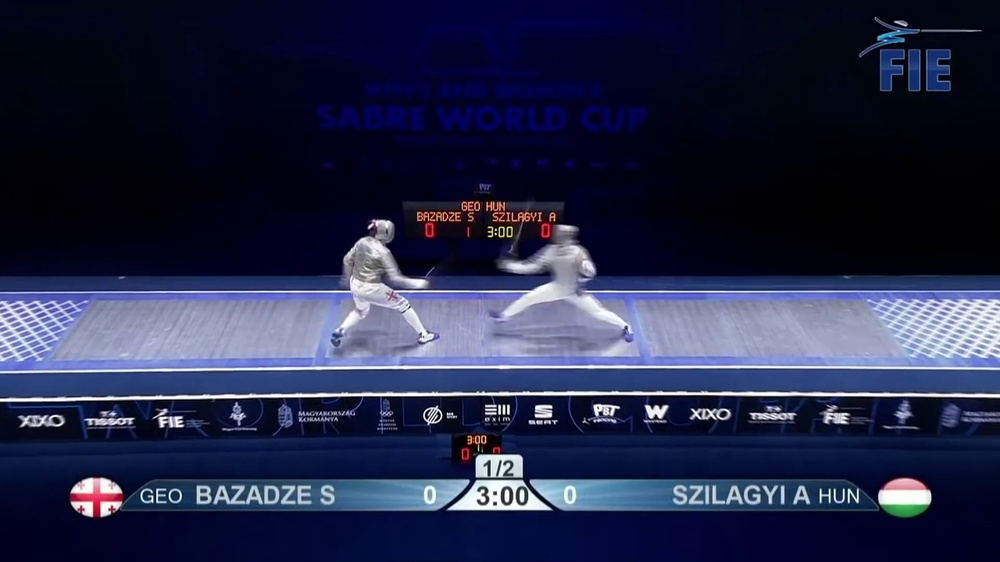
#> input picture test_data/point_79/frame1020.jpg, 1000 x 562 px, shrunk from 1920 x 1080 before the run, given in place of left-1.png, which was not available
$ python scorebox_threshold.py
#> lines starting #> are read from the running program, lines starting #| are printed output that depends on the picture; after the words box and inside, x2 and y2 are one past the last pixel; in counts of white or black regions, pixels touching at a corner belong together; pictures that were not available may be replaced by others from this repository, and a replacement may not be noted
# Scorebox Thresholding Program
# Contributors: Skylar Gallup <cwg7336@rit.edu>

import cv2
import sys
import numpy as np
from cv2.typing import MatLike
from typing import Sequence


LEFT_SIDE: str = "left"
RIGHT_SIDE: str = "right"
BOTH_SIDES: str = "both"
NO_SIDE: str = "none"


def convert_to_grayscale(src: MatLike) -> MatLike:
    return cv2.cvtColor(src, cv2.COLOR_BGR2GRAY)

def convert_to_hsv(src: MatLike) -> MatLike:
    return cv2.cvtColor(src, cv2.COLOR_BGR2HSV)

def erode_dilate(src: MatLike, amount: int) -> MatLike:
    kernel = np.ones((amount, amount), np.uint8)
    eroded = cv2.erode(src, kernel, iterations = 1)
    dilated = cv2.dilate(eroded, kernel, iterations = 1)
    return dilated

def dilate(src: MatLike, amount: int) -> MatLike:
    kernel = np.ones((amount, amount), np.uint8)
    dilated = cv2.dilate(src, kernel, iterations = 1)
    return dilated

def threshold_red(src: MatLike) -> MatLike:
    # return cv2.threshold(src, 127.0, 255.0, cv2.THRESH_BINARY)[1]
    #return cv2.adaptiveThreshold(src, 255, cv2.ADAPTIVE_THRESH_MEAN_C, cv2.THRESH_BINARY, 255, -10)
    # Take main red threshold, including wrapping around the zero side of the hue range
    hue_range = 15
    low_range = cv2.inRange(src, (0, 30, 150), (hue_range, 255, 255))
    high_range = cv2.inRange(src, (179 - hue_range, 30, 150), (179, 255, 255))
    main_threshold = cv2.bitwise_or(low_range, high_range)

    # Threshold orange text and subtract to remove text
    text_threshold = cv2.inRange(src, (0, 50, 150), (30, 150, 255))
    text_threshold = dilate(text_threshold, 10)
    return cv2.bitwise_and(main_threshold, cv2.bitwise_not(text_threshold))

def threshold_green(src: MatLike) -> MatLike:
    # return cv2.threshold(src, 127.0, 255.0, cv2.THRESH_BINARY)[1]
    #return cv2.adaptiveThreshold(src, 255, cv2.ADAPTIVE_THRESH_MEAN_C, cv2.THRESH_BINARY, 255, -10)
    hue_range = 15
    return cv2.inRange(src, (60 - hue_range, 0, 150), (60 + hue_range, 255, 255))

def find_edges(src: MatLike) -> MatLike:
    return cv2.Canny(src, 50, 100)

def find_contours(src: MatLike) -> Sequence[MatLike]:
    contours = cv2.findContours(src, cv2.RETR_EXTERNAL, cv2.CHAIN_APPROX_SIMPLE)[0]
    hulls: Sequence[MatLike] = []
    for contour in contours:
        hull = cv2.convexHull(contour)
        hulls.append(hull)
    return hulls

def draw_contours(src: MatLike, contours: Sequence[MatLike], color: tuple[int, int, int]) -> MatLike:
    if len(contours) > 0:
        return cv2.drawContours(src, contours, -1, color, 2)
    else:
        return src

def filter_contours(contours: Sequence[MatLike], side: str, height: int, width: int) -> Sequence[MatLike]:
    # Input validation
    if side not in [LEFT_SIDE, RIGHT_SIDE]:
        raise TypeError('"side" must be "left" or "right"')

    # Only take contours on the correct "side" of the image
    if side == LEFT_SIDE:
        contours = list(filter(lambda cnt: get_centroid(cnt)[0] < (width * 0.33), contours))
    elif side == RIGHT_SIDE:
        contours = list(filter(lambda cnt: get_centroid(cnt)[0] > (width * 0.67), contours))

    # [12 lines of commented-out code are left out]
    if len(contours) > 0:
        return [max(contours, key = lambda cnt: cv2.contourArea(cnt))]
    else:
        return contours

def get_centroid(contour: MatLike) -> tuple[int, int]:
    # Adding epsilon to the denominator moments to avoid divide-by-zero issues
    epsilon = sys.float_info.epsilon

    moments = cv2.moments(contour)
    centroid_x = int(moments['m10'] / (moments['m00'] + epsilon))
    centroid_y = int(moments['m01'] / (moments['m00'] + epsilon))
    return (centroid_x, centroid_y)

def pipeline(src: MatLike) -> str:
    height, width = src.shape[:2]

    hsv_img = convert_to_hsv(src)

    green_threshold_img = threshold_green(hsv_img)
    green_threshold_img = erode_dilate(green_threshold_img, 5)

    green_contours = find_contours(green_threshold_img)
    green_contours = filter_contours(green_contours, RIGHT_SIDE, height, width)
    green_contours_img = draw_contours(src, green_contours, (0, 255, 0))

    red_threshold_img = threshold_red(hsv_img)
    red_threshold_img = erode_dilate(red_threshold_img, 5)

    red_contours = find_contours(red_threshold_img)
    red_contours = filter_contours(red_contours, LEFT_SIDE, height, width)
    contours_img = draw_contours(green_contours_img, red_contours, (0, 0, 255))

    cv2.imshow("src", src)
    # cv2.imshow("threshold_img", threshold_img)
    cv2.imshow("contours_img", contours_img)
    # cv2.imshow("edges", edges)
    # cv2.waitKey(0)

    if len(red_contours) > 0 and len(green_contours) > 0:
        return BOTH_SIDES
    elif len(red_contours) > 0 and len(green_contours) == 0:
        return LEFT_SIDE
    elif len(red_contours) == 0 and len(green_contours) > 0:
        return RIGHT_SIDE
    else:
        return NO_SIDE


if __name__ == "__main__":
    filename = input("Relative location of image to process: ")
#> the answer given: test_data/point_79/frame1020.jpg

    filename = "left-1.png"
    img = cv2.imread(filename)
#> img is the input picture: shape (562, 1000, 3); mean B, G, R 70.7, 41, 36
    output = pipeline(img)
#> in convert_to_hsv, `return cv2.cvtColor(src, cv2.COLOR_BGR2HSV)`: returned value: shape (562, 1000, 3); mean H, S, V 115.4, 197.2, 71.3
#> in threshold_green, `return cv2.inRange(src, (60 - hue_range, 0, 150), (60 + hue_range, 255..`:
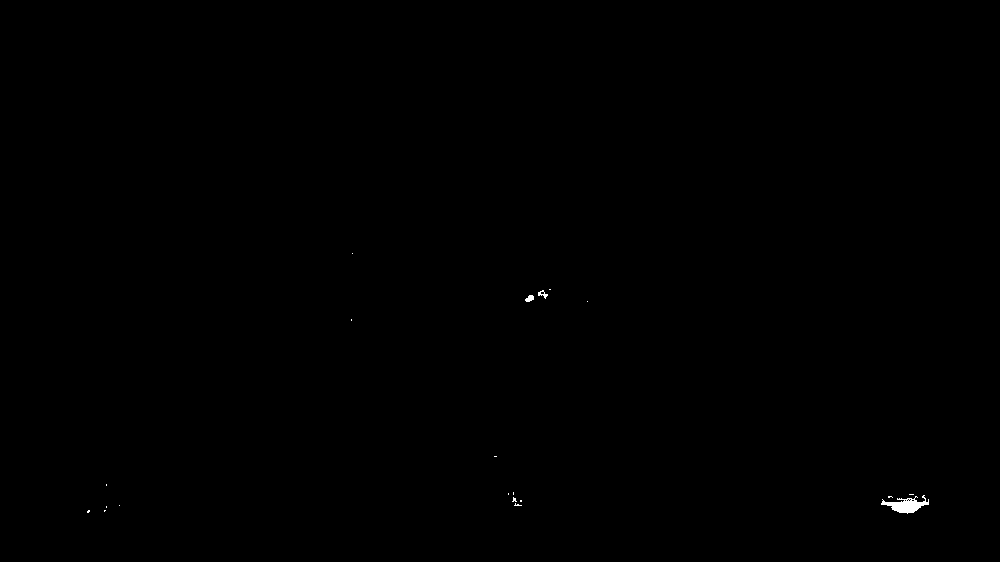
#> returned value: shape (562, 1000); 0.1% white; 20 white regions (17 under 20 px), largest, box (x1, y1, x2, y2) and area: (881, 495, 929, 514) 423, (525, 295, 534, 302) 44, (538, 290, 548, 299) 38
#> in erode_dilate, `eroded = cv2.erode(src, kernel, iterations = 1)`: eroded: shape (562, 1000); 0.03% white; 1 white region, box (x1, y1, x2, y2) and area: (894, 503, 919, 511) 149
#> in erode_dilate, `dilated = cv2.dilate(eroded, kernel, iterations = 1)`: dilated: shape (562, 1000); 0.05% white; 1 white region
#> in find_contours, `contours = cv2.findContours(src, cv2.RETR_EXTERNAL, cv2.CHAIN_APPROX_S..`: contours = 1 contour; box (x1, y1, x2, y2) and area: (892, 501, 921, 513) 262
#> the loop in find_contours, `for contour in contours:` made 1 pass
#> after the loop in find_contours, `for contour in contours:`: hulls = 1 contour; box (x1, y1, x2, y2) and area: (892, 501, 921, 513) 274
#> in pipeline, `green_contours = find_contours(green_threshold_img)`: green_contours has the same summary as hulls in find_contours
#> in filter_contours, `contours = list(filter(lambda cnt: get_centroid(cnt)[0] > (width * 0.6..`: contours has the same summary as hulls in find_contours
#> in threshold_red, `low_range = cv2.inRange(src, (0, 30, 150), (hue_range, 255, 255))`:
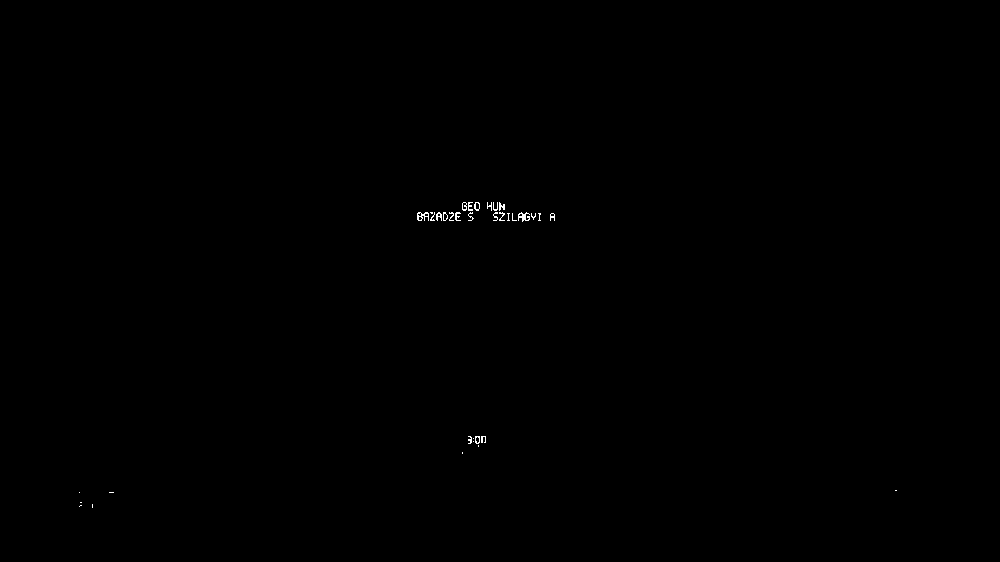
#> low_range: shape (562, 1000); 0.11% white in thin lines or dots, all inside (x1, y1, x2, y2) = (79, 202, 897, 508)
#> in threshold_red, `high_range = cv2.inRange(src, (179 - hue_range, 30, 150), (179, 255, 2..`:
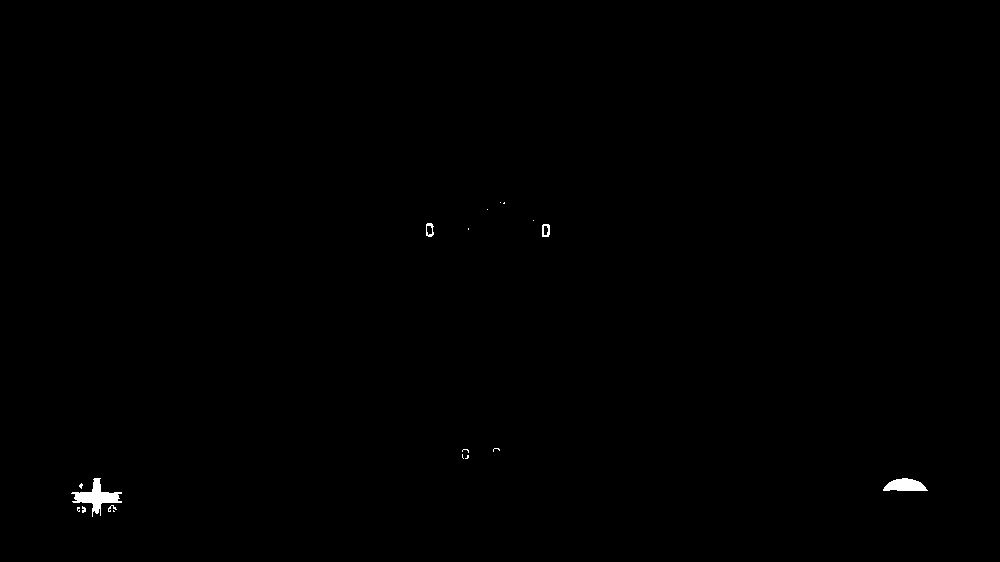
#> high_range: shape (562, 1000); 0.24% white; 18 white regions (12 under 20 px), largest, box (x1, y1, x2, y2) and area: (71, 478, 122, 517) 694, (883, 478, 928, 491) 420, (542, 224, 550, 237) 69, (426, 223, 434, 237) 60, (108, 505, 117, 512) 24, (82, 506, 86, 513) 20
#> in threshold_red, `main_threshold = cv2.bitwise_or(low_range, high_range)`:
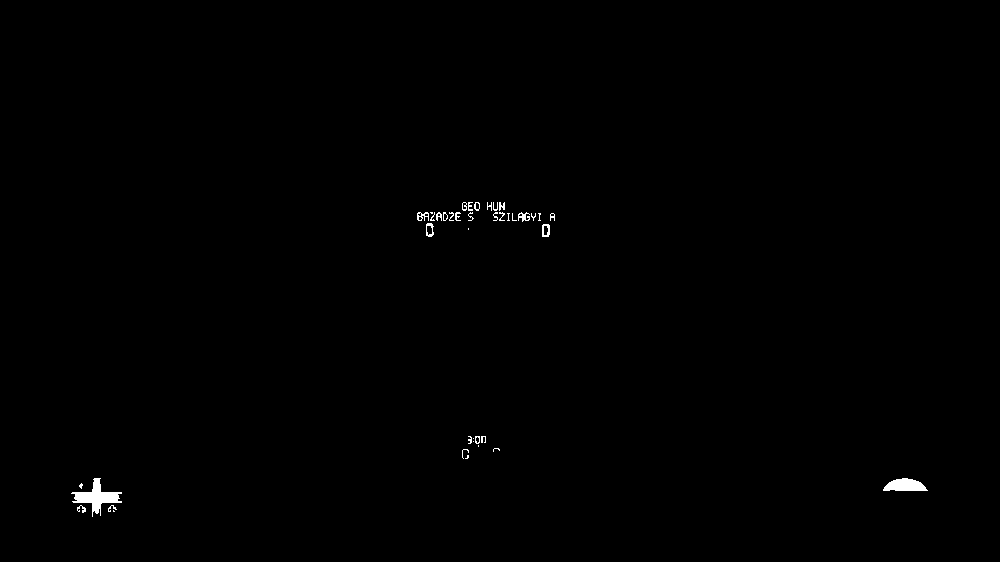
#> main_threshold: shape (562, 1000); 0.36% white; 40 white regions (15 under 20 px), largest, box (x1, y1, x2, y2) and area: (71, 478, 122, 517) 706, (883, 478, 928, 491) 422, (542, 224, 550, 237) 69
#> in threshold_red, `text_threshold = cv2.inRange(src, (0, 50, 150), (30, 150, 255))`: text_threshold: shape (562, 1000); 0.12% white in thin lines or dots, all inside (x1, y1, x2, y2) = (92, 202, 555, 505)
#> in dilate, `dilated = cv2.dilate(src, kernel, iterations = 1)`:
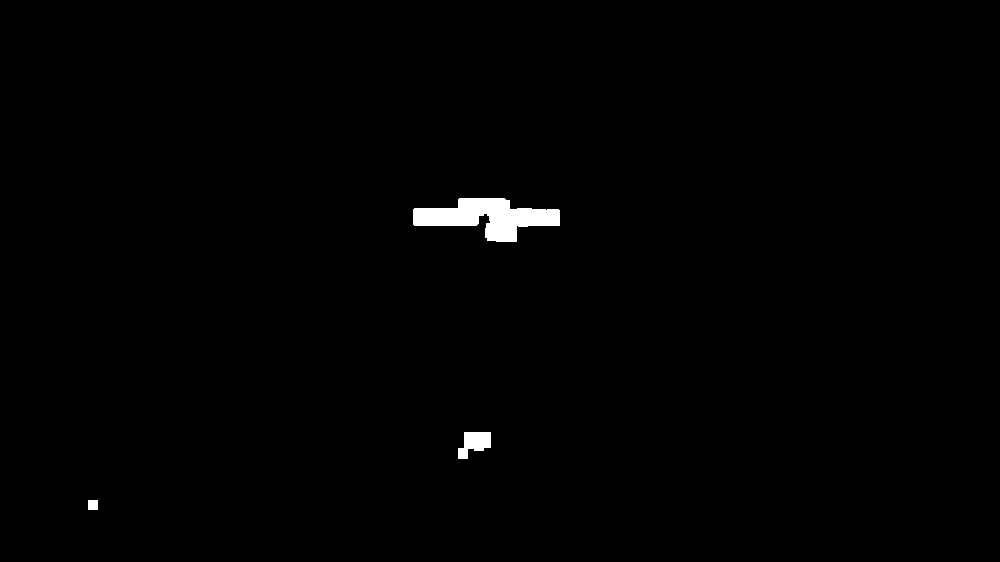
#> dilated: shape (562, 1000); 0.75% white; 3 white regions, box (x1, y1, x2, y2) and area: (413, 198, 560, 242) 3518, (458, 432, 491, 459) 578, (88, 500, 98, 510) 100
#> in threshold_red, `return cv2.bitwise_and(main_threshold, cv2.bitwise_not(text_threshold))`: returned value: shape (562, 1000); 0.22% white; 12 white regions (6 under 20 px), largest, box (x1, y1, x2, y2) and area: (71, 478, 122, 517) 634, (883, 478, 928, 491) 422, (542, 226, 550, 237) 55, (426, 226, 434, 237) 41, (77, 505, 86, 513) 34, (108, 505, 117, 512) 24
#> call 2 of erode_dilate, with amount = 5
#> in erode_dilate (call 2), `eroded = cv2.erode(src, kernel, iterations = 1)`:
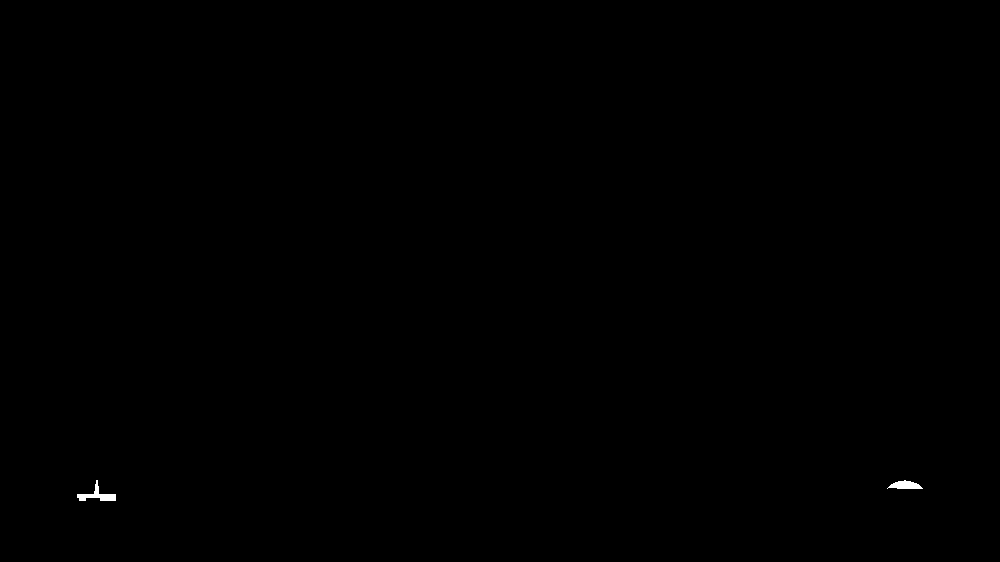
#> eroded: shape (562, 1000); 0.09% white; 2 white regions, box (x1, y1, x2, y2) and area: (77, 480, 116, 501) 274, (887, 480, 923, 489) 209
#> in erode_dilate (call 2), `dilated = cv2.dilate(eroded, kernel, iterations = 1)`:
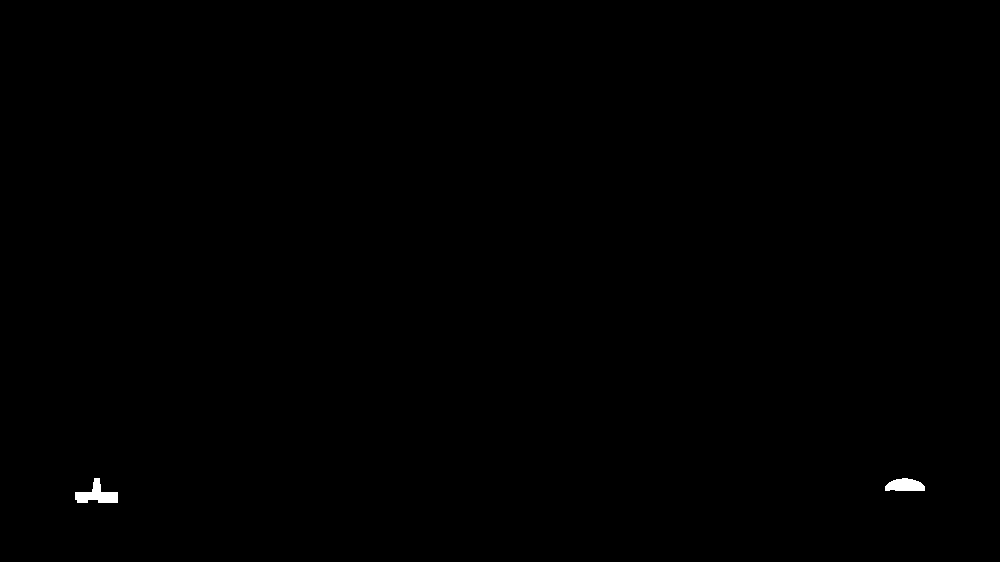
#> dilated: shape (562, 1000); 0.17% white; 2 white regions
#> in find_contours (call 2), `contours = cv2.findContours(src, cv2.RETR_EXTERNAL, cv2.CHAIN_APPROX_S..`: contours = 2 contours; box (x1, y1, x2, y2) and area: (75, 478, 118, 503) 476, (885, 478, 925, 491) 365
#> the loop in find_contours (call 2), `for contour in contours:` made 2 passes
#> after the loop in find_contours (call 2), `for contour in contours:`: hulls = 2 contours; box (x1, y1, x2, y2) and area: (75, 478, 118, 503) 746, (885, 478, 925, 491) 379
#> in pipeline, `red_contours = find_contours(red_threshold_img)`: red_contours has the same summary as hulls in find_contours
#> in pipeline, `red_contours = filter_contours(red_contours, LEFT_SIDE, height, width)`: red_contours = 1 item
#> output = 'both'
    print(f"Output: {output}")
#| Output: both

    # [5 lines of commented-out code are left out]

$ run again, on test_data/point_79/frame1080.jpg
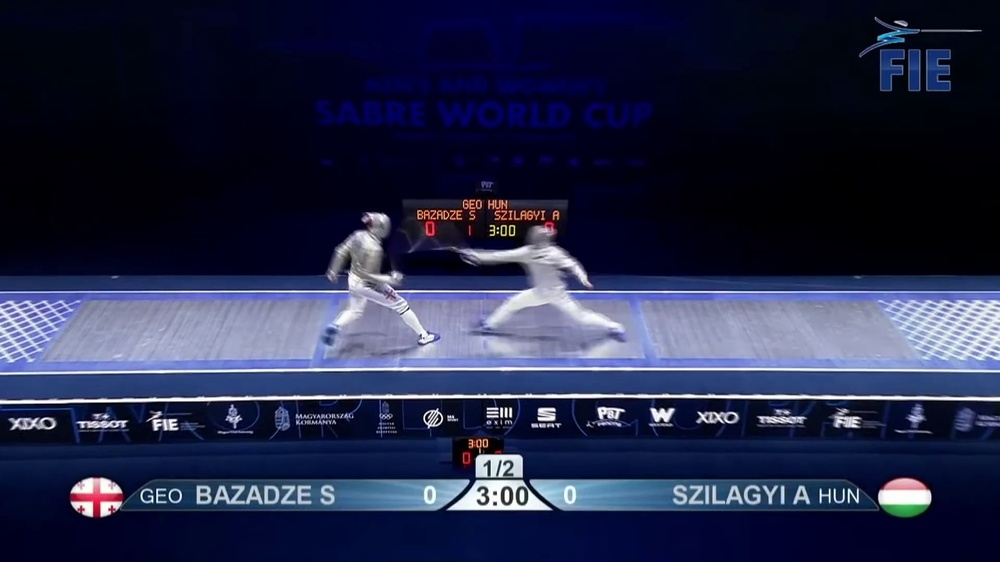
#> input picture test_data/point_79/frame1080.jpg, 1000 x 562 px, shrunk from 1920 x 1080 before the run, given in place of left-1.png, which was not available
#> img is the input picture: shape (562, 1000, 3); mean B, G, R 71.4, 41.7, 36.6
#> eroded: shape (562, 1000); 0.03% white; 1 white region, box (x1, y1, x2, y2) and area: (894, 503, 919, 511) 152
#> in find_contours, `contours = cv2.findContours(src, cv2.RETR_EXTERNAL, cv2.CHAIN_APPROX_S..`: contours = 1 contour; box (x1, y1, x2, y2) and area: (892, 501, 921, 513) 265
#> the loop in find_contours, `for contour in contours:` made 1 pass
#> after the loop in find_contours, `for contour in contours:`: hulls = 1 contour; box (x1, y1, x2, y2) and area: (892, 501, 921, 513) 276
#> green_contours has the same summary as hulls in find_contours
#> in filter_contours, `contours = list(filter(lambda cnt: get_centroid(cnt)[0] > (width * 0.6..`: contours has the same summary as hulls in find_contours
#> low_range: shape (562, 1000); 0.12% white in thin lines or dots, all inside (x1, y1, x2, y2) = (79, 200, 559, 508)
#> high_range: shape (562, 1000); 0.25% white; 19 white regions (12 under 20 px), largest, box (x1, y1, x2, y2) and area: (71, 478, 122, 516) 690, (883, 478, 928, 491) 425, (426, 221, 435, 236) 80
#> in threshold_red, `main_threshold = cv2.bitwise_or(low_range, high_range)`:
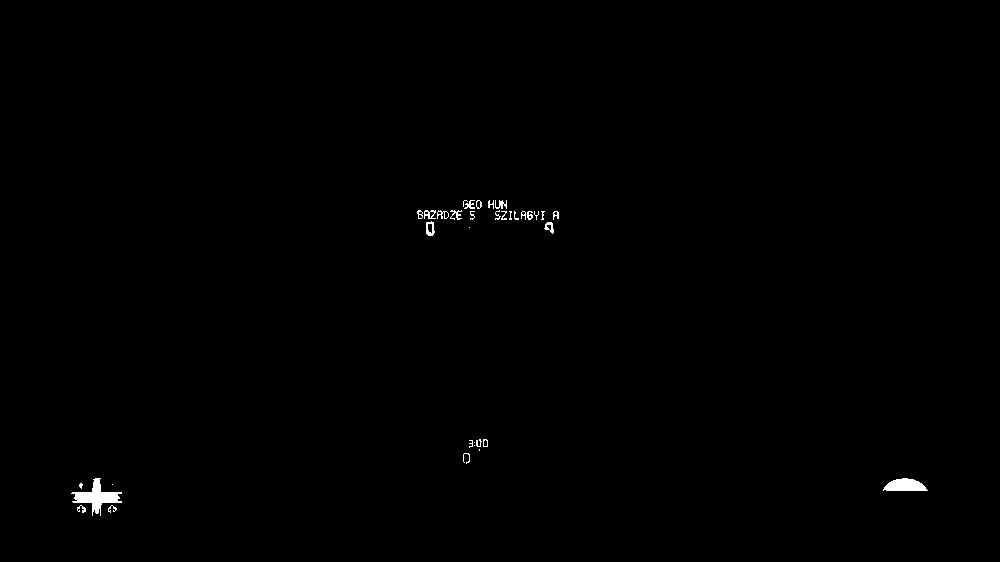
#> main_threshold: shape (562, 1000); 0.36% white; 35 white regions (12 under 20 px), largest, box (x1, y1, x2, y2) and area: (71, 478, 122, 516) 705, (883, 478, 928, 491) 425, (426, 221, 435, 236) 80
#> text_threshold: shape (562, 1000); 0.12% white in thin lines or dots, all inside (x1, y1, x2, y2) = (417, 200, 559, 448)
#> eroded: shape (562, 1000); 0.1% white; 2 white regions, box (x1, y1, x2, y2) and area: (77, 480, 116, 508) 351, (888, 480, 923, 489) 217
#> in find_contours (call 2), `contours = cv2.findContours(src, cv2.RETR_EXTERNAL, cv2.CHAIN_APPROX_S..`: contours = 2 contours; box (x1, y1, x2, y2) and area: (75, 478, 118, 510) 566, (886, 478, 925, 491) 366
#> the loop in find_contours (call 2), `for contour in contours:` made 2 passes
#> after the loop in find_contours (call 2), `for contour in contours:`: hulls = 2 contours; box (x1, y1, x2, y2) and area: (75, 478, 118, 510) 900, (886, 478, 925, 491) 376
#> in pipeline, `red_contours = find_contours(red_threshold_img)`: red_contours has the same summary as hulls in find_contours
#> in filter_contours (call 2), `contours = list(filter(lambda cnt: get_centroid(cnt)[0] < (width * 0.3..`: contours = 1 contour; box (x1, y1, x2, y2) and area: (75, 478, 118, 510) 900
#> in pipeline, `red_contours = filter_contours(red_contours, LEFT_SIDE, height, width)`: red_contours has the same summary as contours in filter_contours
#> output = 'both'
#| Output: both
